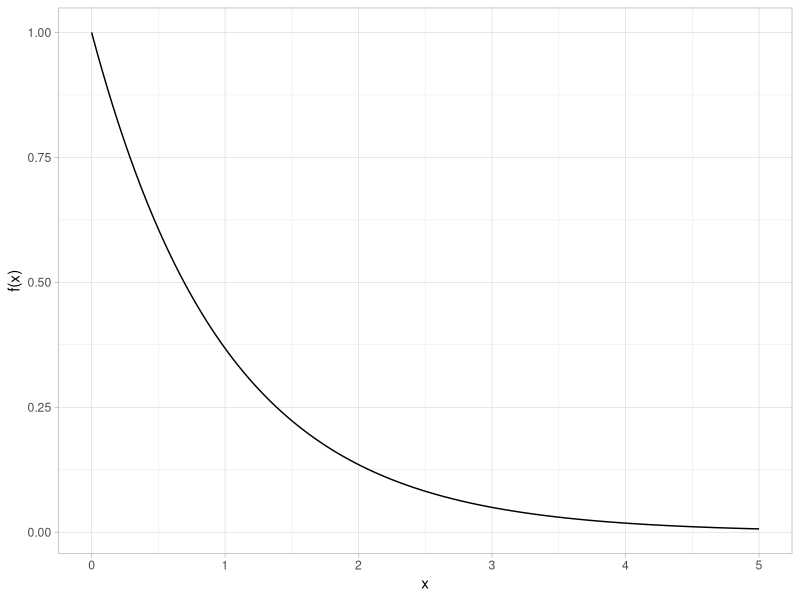
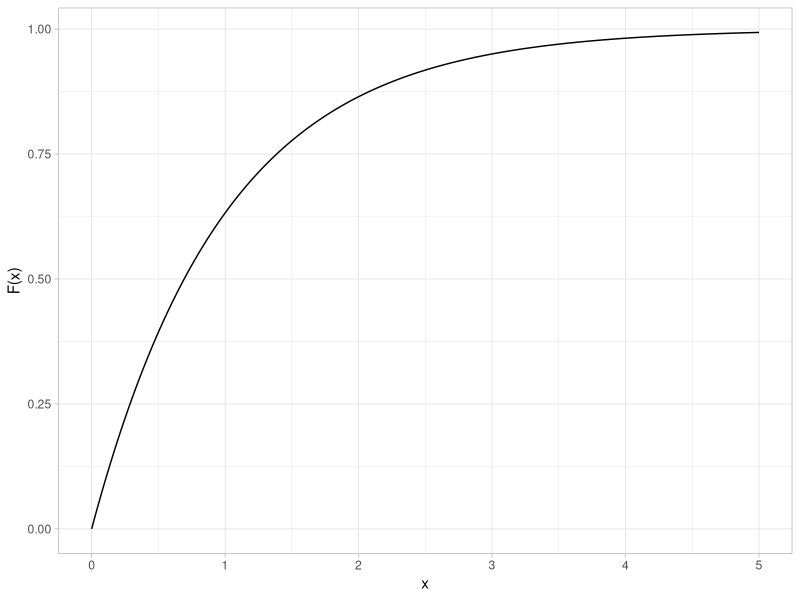
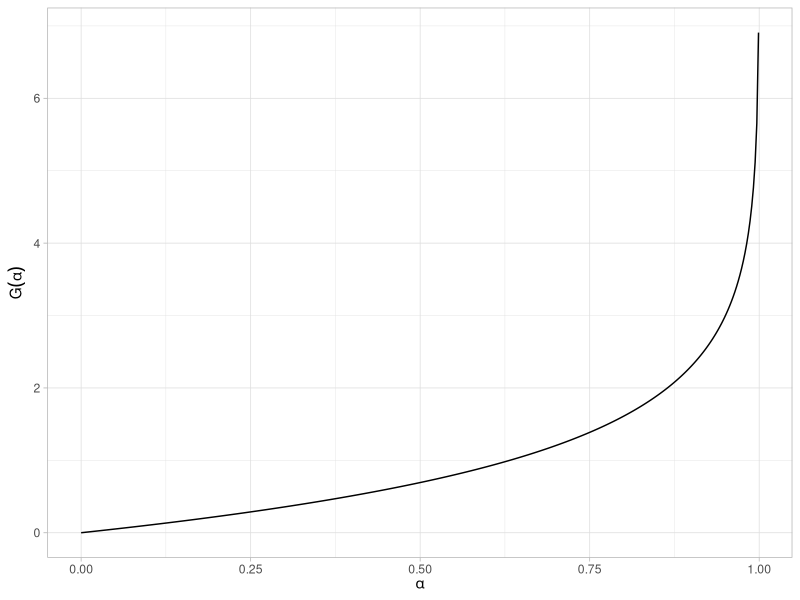
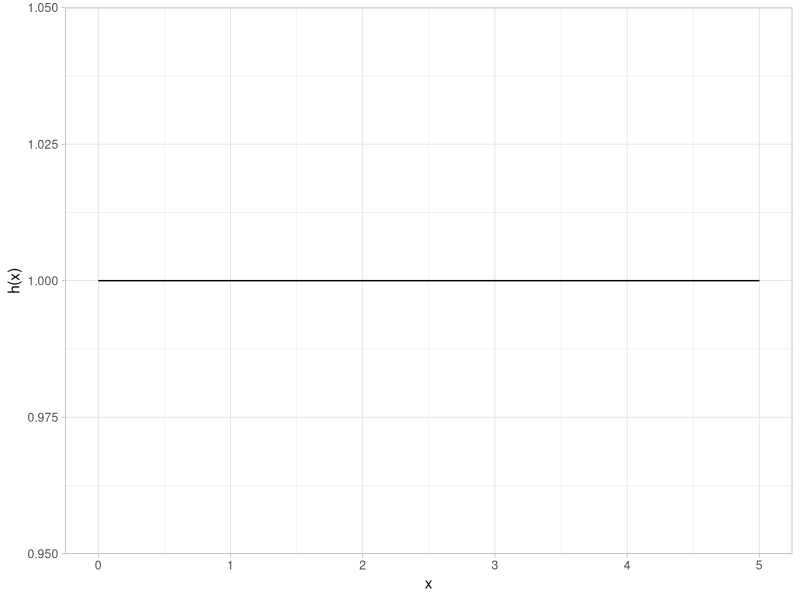
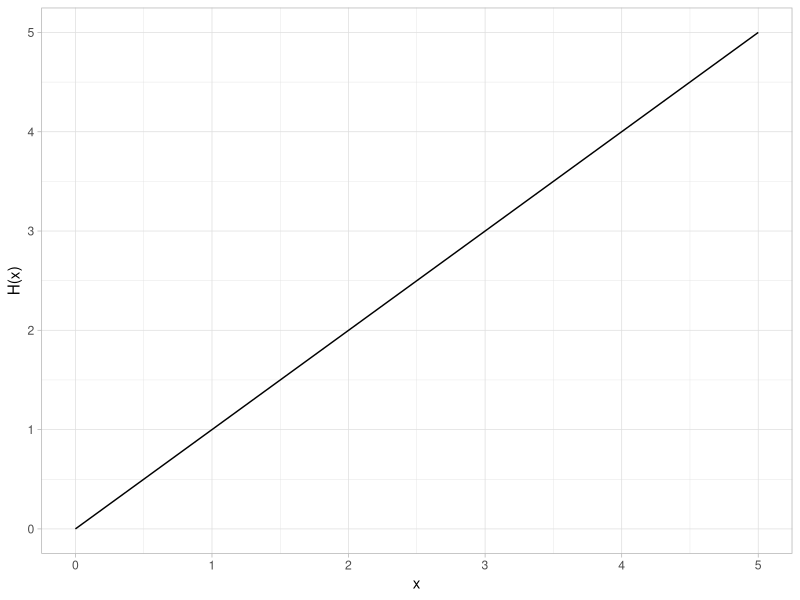
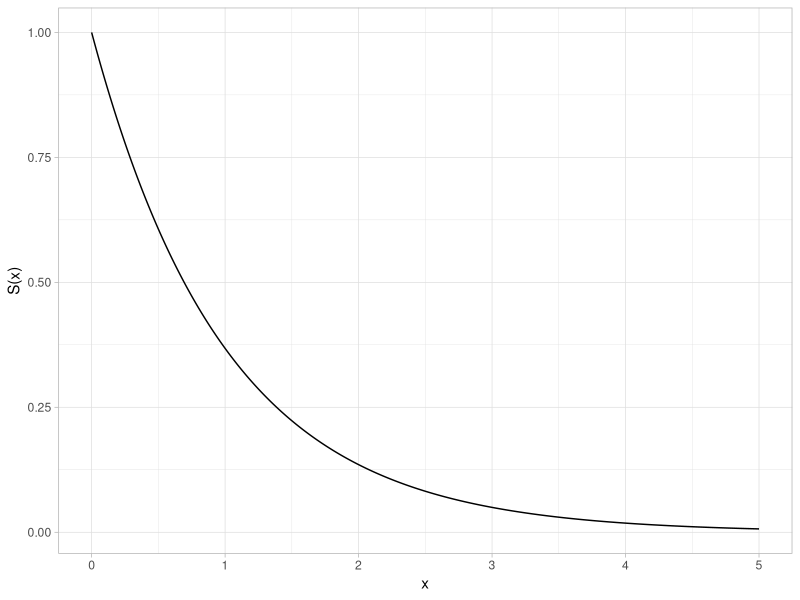
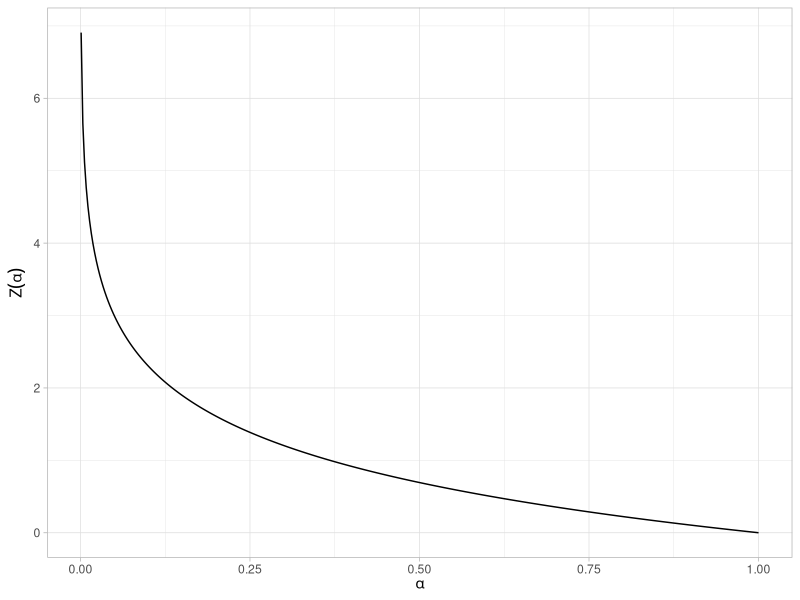

Reproduce these figures in R, in order.
## ---- chunk 1
#| code-fold: true
#| label: fig-exponential-dist-pdf
#| fig-cap: "Standard exponential probability density function"
#| message: false
library(tidyverse)

tibble(x = seq(0, 5, length.out = 401)) |>
  mutate(y = dexp(x)) |>
  ggplot(aes(x, y)) +
  geom_line() +
  labs(x = "x", y = "f(x)") +
  theme_light()
## ---- chunk 2
#| code-fold: true
#| label: fig-exponential-dist-cdf
#| fig-cap: "Standard exponential cumulative distribution function"
tibble(x = seq(0, 5, length.out = 401)) |>
  mutate(y = pexp(x)) |>
  ggplot(aes(x, y)) +
  geom_line() +
  labs(x = "x", y = "F(x)") +
  theme_light()
## ---- chunk 3
#| code-fold: true
#| label: fig-exponential-dist-ppf
#| fig-cap: "Standard exponential percent point function"
tibble(p = seq(0, 0.999, length.out = 401)) |>
  mutate(x = qexp(p)) |>
  ggplot(aes(p, x)) +
  geom_line() +
  labs(x = expression(alpha), y = expression(G(alpha))) +
  theme_light()
## ---- chunk 4
#| code-fold: true
#| label: fig-exponential-dist-hazard
#| fig-cap: "Standard exponential hazard function"
tibble(x = seq(0, 5, length.out = 401)) |>
  mutate(y = dexp(x) / (1 - pexp(x))) |>
  ggplot(aes(x, y)) +
  geom_line() +
  labs(x = "x", y = "h(x)") +
  theme_light()
## ---- chunk 5
#| code-fold: true
#| label: fig-exponential-dist-cumulative-hazard
#| fig-cap: "Standard exponential cumulative hazard function"
tibble(x = seq(0, 5, length.out = 401)) |>
  mutate(y = -log(1 - pexp(x))) |>
  ggplot(aes(x, y)) +
  geom_line() +
  labs(x = "x", y = "H(x)") +
  theme_light()
## ---- chunk 6
#| code-fold: true
#| label: fig-exponential-dist-survival
#| fig-cap: "Standard exponential survival function"
tibble(x = seq(0, 5, length.out = 401)) |>
  mutate(y = 1 - pexp(x)) |>
  ggplot(aes(x, y)) +
  geom_line() +
  labs(x = "x", y = "S(x)") +
  theme_light()
## ---- chunk 7
#| code-fold: true
#| label: fig-exponential-dist-inverse-survival
#| fig-cap: "Standard exponential inverse survival function"
tibble(p = seq(0.001, 1, length.out = 401)) |>
  mutate(z = qexp(1 - p)) |>
  ggplot(aes(p, z)) +
  geom_line() +
  labs(x = expression(alpha), y = expression(Z(alpha))) +
  theme_light()
